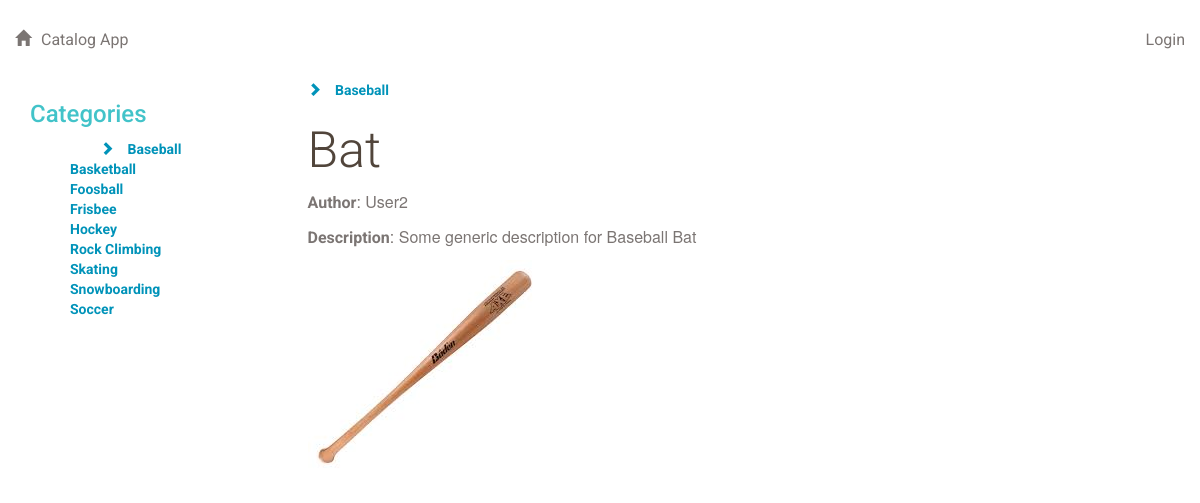
Page /catalog/Baseball/Bat/ on the committed database.
### db.py (models this page shows, shortened)
class Category(Base):
    __tablename__ = 'category'
    id = Column(Integer, primary_key = True)
    name = Column(String(100), nullable = False, unique = True)
    user_id = Column(Integer, ForeignKey('user.id'))
    user = relationship(User)

class Item(Base):
    __tablename__ = 'item'
    id = Column(Integer, primary_key = True)
    name = Column(String(100), nullable = False, unique = True)
    description = Column(String(500))
    category_id = Column(Integer, ForeignKey('category.id'))
    category = relationship(Category)
    last_updated = Column(DateTime, server_default=sqlalchemy.func.now(), onupdate=sqlalchemy.func.now())
    user_id = Column(Integer, ForeignKey('user.id'))
    user = relationship(User)
    picture = Column(String(500))

class User(Base):
    __tablename__ = 'user'
    id = Column(Integer, primary_key=True)
    name = Column(String(250), nullable=False)
    email = Column(String(250), unique=True, nullable=False)
    picture = Column(String(500), nullable=True)

### application.py (the view)
@app.route('/catalog/<category_name>/<item_name>/')
def showCategoryItemByName(category_name, item_name):
    categories = session.query(Category).order_by(asc(Category.name))
    category_id = getCategoryName(category_name)
    item = session.query(Item).join(Item.category).filter(Category.name == category_name, Item.name == item_name).one()
    return render_template('ShowItem.html', categories = categories, item = item, category_name = category_name)

### application.py (called while the page is built)
def getCategoryName(category_name):
    return session.query(Category).filter(func.lower(Category.name) == func.lower(category_name)).one().id

### templates/ShowItem.html (shortened to what this page needs)
{% extends "main.html" %}
{% block content %}
<div class="row">
        <a href="{{url_for('showCategoryItemsByName', category_name = item.category.name)}}"><span class="glyphicon glyphicon-chevron-right" aria-hidden="true"></span> {{item.category.name}}</a>
        <h1>{{item.name}}</h1>
</div>
<div class="row">
    <p> <b>Author</b>: {{item.user.name}} </p>
    <p>
        <b>Description</b>: {{item.description}}
    </p>
    {% if item.picture %}
      <img src="/uploads/{{item.picture}}" alt="{{item.name}}">
    {% endif %}
</div>
{% endblock %}

### templates/main.html (shortened to what this page needs)
<!DOCTYPE html>
<html lang="en">
    <head>
        <link rel="stylesheet" href="//netdna.bootstrapcdn.com/bootstrap/3.1.1/css/bootstrap.min.css">
        <link rel=stylesheet type=text/css href="{{ url_for('static', filename='styles.css') }}">
    </head>
    <body>
        <div class="container">
            <div class="row">
                {% include "inc/header.html" %}
                <div class="col-md-3 category_list">
                    {% include "inc/categories.html" %}
                </div>
                <div class="col-md-9 item_list">
                    {% block content %}
                    {% endblock %}
                </div>
            </div>
        </div>
    </body>
</html>

### templates/inc/header.html (shortened to what this page needs)
<div class="row top-menu">
    <div class="col-md-6">
        <a href="{{url_for('index')}}">
            <span class="glyphicon glyphicon-home" aria-hidden="true"></span>Catalog App
        </a>
    </div>
    <div class="col-md-6 text-right">
        {%if 'username' not in session %}
            <a href="{{url_for('login')}}">Login </a>
        {% endif %}
    </div>
</div>

### templates/inc/categories.html (shortened to what this page needs)
<div>
    <h2>Categories</h2>
</div>
<div>
<ul>
    {% for cat in categories %}
        <li><a href="{{url_for('showCategoryItemsByName', category_name = cat.name)}}">
        {% if category_name %}
            {% if category_name == cat.name %}
              <span class="glyphicon glyphicon-chevron-right" aria-hidden="true"></span>
            {% endif %}
        {% endif %}
        {{cat.name}}</a></li>
    {% endfor %}
</ul>
</div>

### static/styles.css (style rules this page uses)
* { font-family: "Helvetica Neue Bold", Roboto, Helvetica, Arial, sans-serif; font-weight: 700; }
h1 { font-family: "Helvetica Neue Light", Roboto, Helvetica, Arial, sans-serif; font-size: 50px; color: #51453B; line-height: 60px; font-weight: 300; }
h2 { font-size: 24px; color: #42C3C9; line-height: 29px; }
p { font-family: "Helvetica Neue", Roboto, Helvetica, Arial, sans-serif; font-size: 16px; color: #7B7573; line-height: 24px; font-weight: 400; }
a { font-size: 14px; color: #0093B9; line-height: 17px; }
.glyphicon { margin-right: 10px; }
.top-menu { padding-top: 30px; padding-bottom: 30px; }
.top-menu a { margin-bottom: 0; line-height: 16px; font-size: 16px; color: #7B7573; font-weight: 400; }
ul { list-style-type: none; }

### rows in the picture
Category: name "Baseball", category.name "Baseball"
Category: name "Basketball"
Category: name "Foosball"
Category: name "Frisbee"
Category: name "Hockey"
Category: name "Rock Climbing"
Category: name "Skating"
Category: name "Snowboarding"
Category: name "Soccer"
Item: name "Bat", description "Some generic description for Baseball Bat", picture (picture)
User: user.name "User2"
